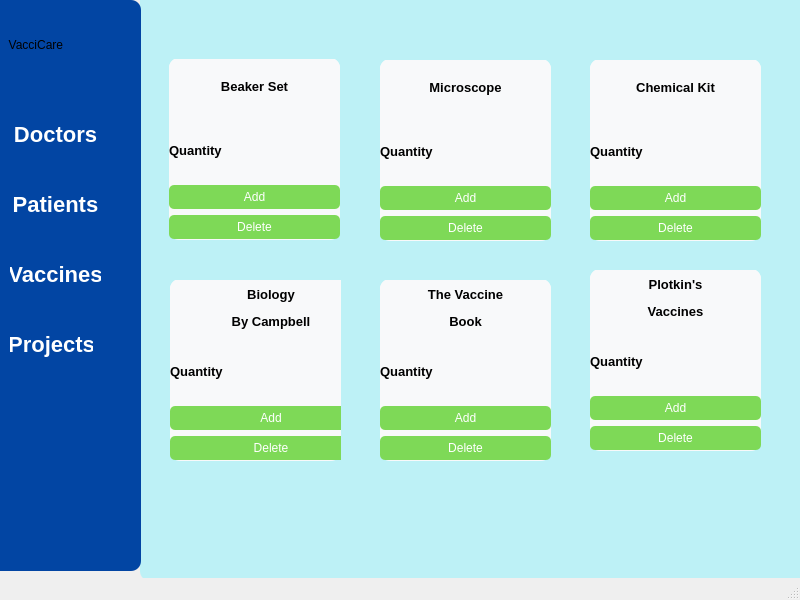
<?xml version="1.0" encoding="UTF-8"?>
<ui version="4.0">
 <class>MainWindow</class>
 <widget class="QMainWindow" name="MainWindow">
  <property name="geometry">
   <rect>
    <x>0</x>
    <y>0</y>
    <width>800</width>
    <height>600</height>
   </rect>
  </property>
  <property name="windowTitle">
   <string>MainWindow</string>
  </property>
  <widget class="QWidget" name="centralwidget">
   <widget class="QFrame" name="frame">
    <property name="geometry">
     <rect>
      <x>140</x>
      <y>-10</y>
      <width>681</width>
      <height>591</height>
     </rect>
    </property>
    <property name="styleSheet">
     <string notr="true">background-color: #bdf1f6;
border-radius: 10px;</string>
    </property>
    <property name="frameShape">
     <enum>QFrame::Shape::StyledPanel</enum>
    </property>
    <property name="frameShadow">
     <enum>QFrame::Shadow::Raised</enum>
    </property>
    <widget class="QScrollArea" name="scrollArea">
     <property name="geometry">
      <rect>
       <x>10</x>
       <y>50</y>
       <width>631</width>
       <height>501</height>
      </rect>
     </property>
     <property name="widgetResizable">
      <bool>true</bool>
     </property>
     <widget class="QWidget" name="scrollAreaWidgetContents">
      <property name="geometry">
       <rect>
        <x>0</x>
        <y>0</y>
        <width>631</width>
        <height>501</height>
       </rect>
      </property>
      <widget class="QWidget" name="gridLayoutWidget">
       <property name="geometry">
        <rect>
         <x>19</x>
         <y>19</y>
         <width>171</width>
         <height>181</height>
        </rect>
       </property>
       <layout class="QGridLayout" name="gridLayout">
        <item row="0" column="0">
         <widget class="QWidget" name="widget" native="true">
          <property name="styleSheet">
           <string notr="true">background-color: #f8f9fa</string>
          </property>
          <widget class="QWidget" name="verticalLayoutWidget">
           <property name="geometry">
            <rect>
             <x>0</x>
             <y>-1</y>
             <width>171</width>
             <height>181</height>
            </rect>
           </property>
           <layout class="QVBoxLayout" name="verticalLayout">
            <item>
             <widget class="QLabel" name="label">
              <property name="styleSheet">
               <string notr="true">font-size : 14px;
font-weight : bold;
color : black;</string>
              </property>
              <property name="text">
               <string>&lt;html&gt;&lt;head/&gt;&lt;body&gt;&lt;p align=&quot;center&quot;&gt;&lt;span style=&quot; font-size:10pt;&quot;&gt;Beaker Set&lt;/span&gt;&lt;/p&gt;&lt;/body&gt;&lt;/html&gt;</string>
              </property>
             </widget>
            </item>
            <item>
             <widget class="QLabel" name="label_3">
              <property name="styleSheet">
               <string notr="true">font-size : 14px;
font-weight : bold;
color : black;</string>
              </property>
              <property name="text">
               <string>&lt;html&gt;&lt;head/&gt;&lt;body&gt;&lt;p&gt;&lt;span style=&quot; font-size:10pt;&quot;&gt;Quantity&lt;/span&gt;&lt;/p&gt;&lt;/body&gt;&lt;/html&gt;</string>
              </property>
             </widget>
            </item>
            <item>
             <widget class="QPushButton" name="pushButton">
              <property name="styleSheet">
               <string notr="true">background-color : #7ed957;
color : white;
border-radius : 5px;
padding : 5px;</string>
              </property>
              <property name="text">
               <string>Add</string>
              </property>
             </widget>
            </item>
            <item>
             <widget class="QPushButton" name="pushButton_5">
              <property name="styleSheet">
               <string notr="true">background-color : #7ed957;
color : white;
border-radius : 5px;
padding : 5px;</string>
              </property>
              <property name="text">
               <string>Delete</string>
              </property>
             </widget>
            </item>
           </layout>
          </widget>
         </widget>
        </item>
       </layout>
      </widget>
      <widget class="QWidget" name="gridLayoutWidget_2">
       <property name="geometry">
        <rect>
         <x>230</x>
         <y>20</y>
         <width>171</width>
         <height>181</height>
        </rect>
       </property>
       <layout class="QGridLayout" name="gridLayout_2">
        <item row="0" column="0">
         <widget class="QWidget" name="widget_2" native="true">
          <property name="styleSheet">
           <string notr="true">background-color: #f8f9fa</string>
          </property>
          <widget class="QWidget" name="verticalLayoutWidget_2">
           <property name="geometry">
            <rect>
             <x>0</x>
             <y>-1</y>
             <width>171</width>
             <height>181</height>
            </rect>
           </property>
           <layout class="QVBoxLayout" name="verticalLayout_2">
            <item>
             <widget class="QLabel" name="label_4">
              <property name="styleSheet">
               <string notr="true">font-size : 14px;
font-weight : bold;
color : black;</string>
              </property>
              <property name="text">
               <string>&lt;html&gt;&lt;head/&gt;&lt;body&gt;&lt;p align=&quot;center&quot;&gt;&lt;span style=&quot; font-size:10pt;&quot;&gt;Microscope&lt;/span&gt;&lt;/p&gt;&lt;/body&gt;&lt;/html&gt;</string>
              </property>
             </widget>
            </item>
            <item>
             <widget class="QLabel" name="label_5">
              <property name="styleSheet">
               <string notr="true">font-size : 14px;
font-weight : bold;
color : black;</string>
              </property>
              <property name="text">
               <string>&lt;html&gt;&lt;head/&gt;&lt;body&gt;&lt;p&gt;&lt;span style=&quot; font-size:10pt;&quot;&gt;Quantity&lt;/span&gt;&lt;/p&gt;&lt;/body&gt;&lt;/html&gt;</string>
              </property>
             </widget>
            </item>
            <item>
             <widget class="QPushButton" name="pushButton_6">
              <property name="styleSheet">
               <string notr="true">background-color : #7ed957;
color : white;
border-radius : 5px;
padding : 5px;</string>
              </property>
              <property name="text">
               <string>Add</string>
              </property>
             </widget>
            </item>
            <item>
             <widget class="QPushButton" name="pushButton_7">
              <property name="styleSheet">
               <string notr="true">background-color : #7ed957;
color : white;
border-radius : 5px;
padding : 5px;</string>
              </property>
              <property name="text">
               <string>Delete</string>
              </property>
             </widget>
            </item>
           </layout>
          </widget>
         </widget>
        </item>
       </layout>
      </widget>
      <widget class="QWidget" name="gridLayoutWidget_3">
       <property name="geometry">
        <rect>
         <x>440</x>
         <y>20</y>
         <width>171</width>
         <height>181</height>
        </rect>
       </property>
       <layout class="QGridLayout" name="gridLayout_3">
        <item row="0" column="0">
         <widget class="QWidget" name="widget_3" native="true">
          <property name="styleSheet">
           <string notr="true">background-color: #f8f9fa</string>
          </property>
          <widget class="QWidget" name="verticalLayoutWidget_3">
           <property name="geometry">
            <rect>
             <x>0</x>
             <y>-1</y>
             <width>171</width>
             <height>181</height>
            </rect>
           </property>
           <layout class="QVBoxLayout" name="verticalLayout_3">
            <item>
             <widget class="QLabel" name="label_6">
              <property name="styleSheet">
               <string notr="true">font-size : 14px;
font-weight : bold;
color : black;</string>
              </property>
              <property name="text">
               <string>&lt;html&gt;&lt;head/&gt;&lt;body&gt;&lt;p align=&quot;center&quot;&gt;&lt;span style=&quot; font-size:10pt;&quot;&gt;Chemical Kit&lt;/span&gt;&lt;/p&gt;&lt;/body&gt;&lt;/html&gt;</string>
              </property>
             </widget>
            </item>
            <item>
             <widget class="QLabel" name="label_7">
              <property name="styleSheet">
               <string notr="true">font-size : 14px;
font-weight : bold;
color : black;</string>
              </property>
              <property name="text">
               <string>&lt;html&gt;&lt;head/&gt;&lt;body&gt;&lt;p&gt;&lt;span style=&quot; font-size:10pt;&quot;&gt;Quantity&lt;/span&gt;&lt;/p&gt;&lt;/body&gt;&lt;/html&gt;</string>
              </property>
             </widget>
            </item>
            <item>
             <widget class="QPushButton" name="pushButton_8">
              <property name="styleSheet">
               <string notr="true">background-color : #7ed957;
color : white;
border-radius : 5px;
padding : 5px;</string>
              </property>
              <property name="text">
               <string>Add</string>
              </property>
             </widget>
            </item>
            <item>
             <widget class="QPushButton" name="pushButton_9">
              <property name="styleSheet">
               <string notr="true">background-color : #7ed957;
color : white;
border-radius : 5px;
padding : 5px;</string>
              </property>
              <property name="text">
               <string>Delete</string>
              </property>
             </widget>
            </item>
           </layout>
          </widget>
         </widget>
        </item>
       </layout>
      </widget>
      <widget class="QWidget" name="gridLayoutWidget_4">
       <property name="geometry">
        <rect>
         <x>20</x>
         <y>240</y>
         <width>171</width>
         <height>181</height>
        </rect>
       </property>
       <layout class="QGridLayout" name="gridLayout_4">
        <item row="1" column="0">
         <widget class="QWidget" name="widget_4" native="true">
          <property name="styleSheet">
           <string notr="true">background-color: #f8f9fa</string>
          </property>
          <widget class="QWidget" name="verticalLayoutWidget_4">
           <property name="geometry">
            <rect>
             <x>0</x>
             <y>-1</y>
             <width>202</width>
             <height>181</height>
            </rect>
           </property>
           <layout class="QVBoxLayout" name="verticalLayout_4">
            <item>
             <widget class="QLabel" name="label_8">
              <property name="minimumSize">
               <size>
                <width>200</width>
                <height>0</height>
               </size>
              </property>
              <property name="styleSheet">
               <string notr="true">font-size : 14px;
font-weight : bold;
color : black;</string>
              </property>
              <property name="text">
               <string>&lt;html&gt;&lt;head/&gt;&lt;body&gt;&lt;p align=&quot;center&quot;&gt;&lt;span style=&quot; font-size:10pt;&quot;&gt;Biology&lt;/span&gt;&lt;/p&gt;&lt;p align=&quot;center&quot;&gt;&lt;span style=&quot; font-size:10pt;&quot;&gt;By Campbell&lt;/span&gt;&lt;/p&gt;&lt;/body&gt;&lt;/html&gt;</string>
              </property>
             </widget>
            </item>
            <item>
             <widget class="QLabel" name="label_9">
              <property name="styleSheet">
               <string notr="true">font-size : 14px;
font-weight : bold;
color : black;</string>
              </property>
              <property name="text">
               <string>&lt;html&gt;&lt;head/&gt;&lt;body&gt;&lt;p&gt;&lt;span style=&quot; font-size:10pt;&quot;&gt;Quantity&lt;/span&gt;&lt;/p&gt;&lt;/body&gt;&lt;/html&gt;</string>
              </property>
             </widget>
            </item>
            <item>
             <widget class="QPushButton" name="pushButton_10">
              <property name="styleSheet">
               <string notr="true">background-color : #7ed957;
color : white;
border-radius : 5px;
padding : 5px;</string>
              </property>
              <property name="text">
               <string>Add</string>
              </property>
             </widget>
            </item>
            <item>
             <widget class="QPushButton" name="pushButton_11">
              <property name="styleSheet">
               <string notr="true">background-color : #7ed957;
color : white;
border-radius : 5px;
padding : 5px;</string>
              </property>
              <property name="text">
               <string>Delete</string>
              </property>
             </widget>
            </item>
           </layout>
          </widget>
         </widget>
        </item>
       </layout>
      </widget>
      <widget class="QWidget" name="gridLayoutWidget_5">
       <property name="geometry">
        <rect>
         <x>230</x>
         <y>240</y>
         <width>171</width>
         <height>181</height>
        </rect>
       </property>
       <layout class="QGridLayout" name="gridLayout_5">
        <item row="0" column="0">
         <widget class="QWidget" name="widget_5" native="true">
          <property name="styleSheet">
           <string notr="true">background-color: #f8f9fa</string>
          </property>
          <widget class="QWidget" name="verticalLayoutWidget_5">
           <property name="geometry">
            <rect>
             <x>0</x>
             <y>-1</y>
             <width>171</width>
             <height>181</height>
            </rect>
           </property>
           <layout class="QVBoxLayout" name="verticalLayout_5">
            <item>
             <widget class="QLabel" name="label_10">
              <property name="styleSheet">
               <string notr="true">font-size : 14px;
font-weight : bold;
color : black;</string>
              </property>
              <property name="text">
               <string>&lt;html&gt;&lt;head/&gt;&lt;body&gt;&lt;p align=&quot;center&quot;&gt;&lt;span style=&quot; font-size:10pt;&quot;&gt;The Vaccine&lt;/span&gt;&lt;/p&gt;&lt;p align=&quot;center&quot;&gt;&lt;span style=&quot; font-size:10pt;&quot;&gt;Book&lt;/span&gt;&lt;/p&gt;&lt;/body&gt;&lt;/html&gt;</string>
              </property>
             </widget>
            </item>
            <item>
             <widget class="QLabel" name="label_11">
              <property name="styleSheet">
               <string notr="true">font-size : 14px;
font-weight : bold;
color : black;</string>
              </property>
              <property name="text">
               <string>&lt;html&gt;&lt;head/&gt;&lt;body&gt;&lt;p&gt;&lt;span style=&quot; font-size:10pt;&quot;&gt;Quantity&lt;/span&gt;&lt;/p&gt;&lt;/body&gt;&lt;/html&gt;</string>
              </property>
             </widget>
            </item>
            <item>
             <widget class="QPushButton" name="pushButton_12">
              <property name="styleSheet">
               <string notr="true">background-color : #7ed957;
color : white;
border-radius : 5px;
padding : 5px;</string>
              </property>
              <property name="text">
               <string>Add</string>
              </property>
             </widget>
            </item>
            <item>
             <widget class="QPushButton" name="pushButton_13">
              <property name="styleSheet">
               <string notr="true">background-color : #7ed957;
color : white;
border-radius : 5px;
padding : 5px;</string>
              </property>
              <property name="text">
               <string>Delete</string>
              </property>
             </widget>
            </item>
           </layout>
          </widget>
         </widget>
        </item>
       </layout>
      </widget>
      <widget class="QWidget" name="gridLayoutWidget_6">
       <property name="geometry">
        <rect>
         <x>440</x>
         <y>230</y>
         <width>171</width>
         <height>181</height>
        </rect>
       </property>
       <layout class="QGridLayout" name="gridLayout_6">
        <item row="0" column="0">
         <widget class="QWidget" name="widget_6" native="true">
          <property name="styleSheet">
           <string notr="true">background-color: #f8f9fa</string>
          </property>
          <widget class="QWidget" name="verticalLayoutWidget_6">
           <property name="geometry">
            <rect>
             <x>0</x>
             <y>-1</y>
             <width>171</width>
             <height>181</height>
            </rect>
           </property>
           <layout class="QVBoxLayout" name="verticalLayout_6">
            <item>
             <widget class="QLabel" name="label_12">
              <property name="styleSheet">
               <string notr="true">font-size : 14px;
font-weight : bold;
color : black;</string>
              </property>
              <property name="text">
               <string>&lt;html&gt;&lt;head/&gt;&lt;body&gt;&lt;p align=&quot;center&quot;&gt;&lt;span style=&quot; font-size:10pt;&quot;&gt;Plotkin's&lt;/span&gt;&lt;/p&gt;&lt;p align=&quot;center&quot;&gt;&lt;span style=&quot; font-size:10pt;&quot;&gt;Vaccines&lt;/span&gt;&lt;/p&gt;&lt;/body&gt;&lt;/html&gt;</string>
              </property>
             </widget>
            </item>
            <item>
             <widget class="QLabel" name="label_13">
              <property name="styleSheet">
               <string notr="true">font-size : 14px;
font-weight : bold;
color : black;</string>
              </property>
              <property name="text">
               <string>&lt;html&gt;&lt;head/&gt;&lt;body&gt;&lt;p&gt;&lt;span style=&quot; font-size:10pt;&quot;&gt;Quantity&lt;/span&gt;&lt;/p&gt;&lt;/body&gt;&lt;/html&gt;</string>
              </property>
             </widget>
            </item>
            <item>
             <widget class="QPushButton" name="pushButton_14">
              <property name="styleSheet">
               <string notr="true">background-color : #7ed957;
color : white;
border-radius : 5px;
padding : 5px;</string>
              </property>
              <property name="text">
               <string>Add</string>
              </property>
             </widget>
            </item>
            <item>
             <widget class="QPushButton" name="pushButton_15">
              <property name="styleSheet">
               <string notr="true">background-color : #7ed957;
color : white;
border-radius : 5px;
padding : 5px;</string>
              </property>
              <property name="text">
               <string>Delete</string>
              </property>
             </widget>
            </item>
           </layout>
          </widget>
         </widget>
        </item>
       </layout>
      </widget>
     </widget>
    </widget>
   </widget>
   <widget class="QFrame" name="frame_2">
    <property name="geometry">
     <rect>
      <x>-10</x>
      <y>0</y>
      <width>151</width>
      <height>571</height>
     </rect>
    </property>
    <property name="styleSheet">
     <string notr="true">background-color: #0245a3;
border-radius: 10px;</string>
    </property>
    <property name="frameShape">
     <enum>QFrame::Shape::StyledPanel</enum>
    </property>
    <property name="frameShadow">
     <enum>QFrame::Shadow::Raised</enum>
    </property>
    <widget class="QPushButton" name="pushButton_2">
     <property name="geometry">
      <rect>
       <x>10</x>
       <y>120</y>
       <width>111</width>
       <height>29</height>
      </rect>
     </property>
     <property name="styleSheet">
      <string notr="true">font-size : 22px;
font-weight : bold;
color : white;</string>
     </property>
     <property name="text">
      <string>Doctors</string>
     </property>
    </widget>
    <widget class="QPushButton" name="pushButton_3">
     <property name="geometry">
      <rect>
       <x>10</x>
       <y>190</y>
       <width>111</width>
       <height>29</height>
      </rect>
     </property>
     <property name="styleSheet">
      <string notr="true">font-size : 22px;
font-weight : bold;
color : white;</string>
     </property>
     <property name="text">
      <string>Patients</string>
     </property>
    </widget>
    <widget class="QPushButton" name="pushButton_4">
     <property name="geometry">
      <rect>
       <x>20</x>
       <y>260</y>
       <width>91</width>
       <height>29</height>
      </rect>
     </property>
     <property name="styleSheet">
      <string notr="true">font-size : 22px;
font-weight : bold;
color : white;</string>
     </property>
     <property name="text">
      <string>Vaccines</string>
     </property>
    </widget>
    <widget class="QLabel" name="label_2">
     <property name="geometry">
      <rect>
       <x>12</x>
       <y>19</y>
       <width>131</width>
       <height>51</height>
      </rect>
     </property>
     <property name="styleSheet">
      <string notr="true">background-color: #0245a3;
font: 14pt &quot;Segoe UI&quot;;</string>
     </property>
     <property name="text">
      <string>  VacciCare</string>
     </property>
    </widget>
    <widget class="QPushButton" name="pushButton_16">
     <property name="geometry">
      <rect>
       <x>20</x>
       <y>330</y>
       <width>83</width>
       <height>29</height>
      </rect>
     </property>
     <property name="styleSheet">
      <string notr="true">font-size : 22px;
font-weight : bold;
color : white;</string>
     </property>
     <property name="text">
      <string>Projects</string>
     </property>
    </widget>
   </widget>
  </widget>
  <widget class="QMenuBar" name="menubar">
   <property name="geometry">
    <rect>
     <x>0</x>
     <y>0</y>
     <width>800</width>
     <height>25</height>
    </rect>
   </property>
  </widget>
  <widget class="QStatusBar" name="statusbar"/>
 </widget>
 <resources/>
 <connections/>
</ui>
